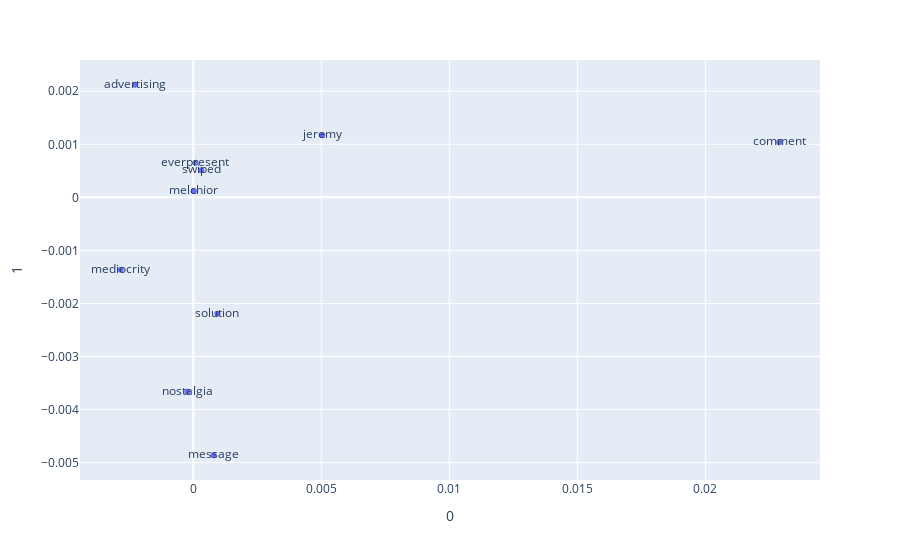

This figure's notebook cell:
### Code cell
import plotly.express as px
def ploting(ran_list,pca_frame,vocab):
    pca_frame['words']=vocab
    pca_frame=pca_frame.iloc[ran_list,:]
    fig = px.scatter(pca_frame,x=0,y=1,text='words')
    fig.show()
    return


import random

n = random.sample(range(0, 3462), 100)

ploting(n,p_1_50,vocab)

### Figure 1 — Plotly figure (JSON) as saved in the notebook; plotly's stock layout.template omitted (floating-point values rounded to 4 significant figures)
{"data": [{"hoverlabel": {"namelength": 0}, "hovertemplate": "0=%{x}<br>1=%{y}<br>words=%{text}", "legendgroup": "", "marker": {"color": "#636efa", "symbol": "circle"}, "mode": "markers+text", "name": "", "showlegend": false, "text": ["melchior", "everpresent", "mediocrity", "message", "nostalgia", "swiped", "comment", "solution", "advertising", "jeremy"], "type": "scatter", "x": [2.788e-05, 8.659e-05, -0.002832, 0.0007901, -0.0002311, 0.0003141, 0.02289, 0.0009378, -0.002272, 0.005039], "xaxis": "x", "y": [0.0001159, 0.0006543, -0.001366, -0.004861, -0.003667, 0.0005118, 0.001037, -0.002192, 0.002123, 0.001171], "yaxis": "y"}], "layout": {"legend": {"tracegroupgap": 0}, "margin": {"t": 60}, "xaxis": {"anchor": "y", "domain": [0, 1], "title": {"text": "0"}}, "yaxis": {"anchor": "x", "domain": [0, 1], "title": {"text": "1"}}}}
